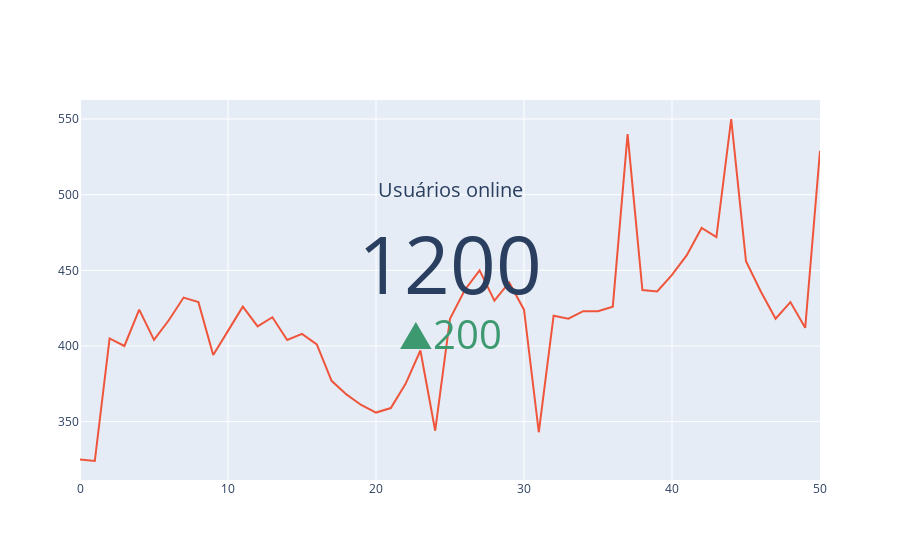

Here is the notebook cell this chart was saved with:
### Markdown cell above
**Exemplo 03**

### Code cell
import plotly.graph_objects as go

fig = go.Figure(go.Indicator(
    mode = "number+delta",
    value = 1200,
    delta = {"reference": 1000, "valueformat": ".0f"},
    title = {"text": "Usuários online"},
    domain = {'y': [0, 1], 'x': [0.25, 0.75]}))

fig.add_trace(go.Scatter(
    y = [325, 324, 405, 400, 424, 404, 417, 432, 
         429, 394, 410, 426, 413, 419, 404, 408, 
         401, 377, 368, 361, 356, 359, 375, 397, 
         344, 418, 437, 450, 430, 442, 424, 343, 
         420, 418, 423, 423, 426, 540, 437, 436, 
         447, 460, 478, 472, 550, 456, 436, 418, 
         429, 412, 529, 452, 464, 447, 434, 457, 
         474, 480, 469, 497, 480, 502, 512, 492]))

fig.update_layout(xaxis = {'range': [0, 50]})
fig.show()

### Figure 1 — Plotly figure (JSON) as saved in the notebook; plotly's stock layout.template omitted (floating-point values rounded to 4 significant figures)
{"data": [{"delta": {"reference": 1000, "valueformat": ".0f"}, "domain": {"x": [0.25, 0.75], "y": [0, 1]}, "mode": "number+delta", "title": {"text": "Usuários online"}, "type": "indicator", "value": 1200}, {"type": "scatter", "y": [325, 324, 405, 400, 424, 404, 417, 432, 429, 394, 410, 426, 413, 419, 404, 408, 401, 377, 368, 361, 356, 359, 375, 397, 344, 418, 437, 450, 430, 442, 424, 343, 420, 418, 423, 423, 426, 540, 437, 436, 447, 460, 478, 472, 550, 456, 436, 418, 429, 412, 529, 452, 464, 447, 434, 457, 474, 480, 469, 497, 480, 502, 512, 492]}], "layout": {"xaxis": {"range": [0, 50]}}}
